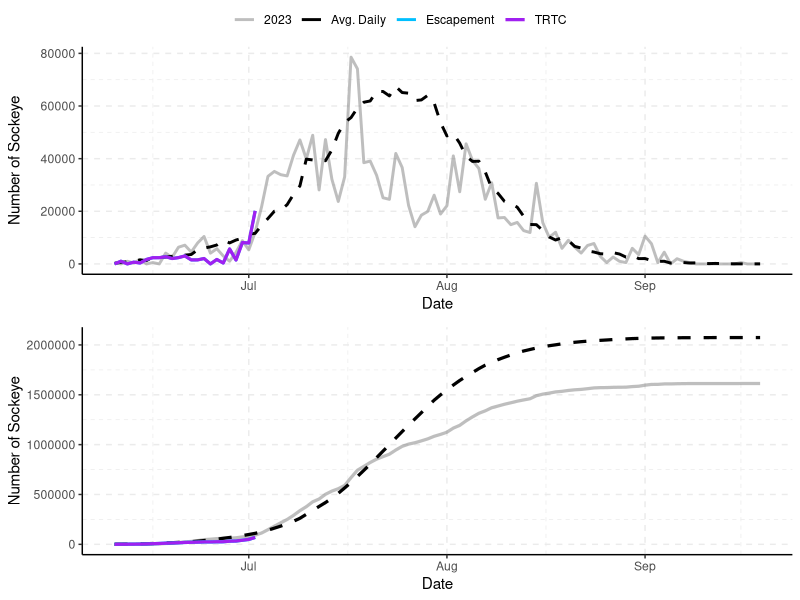
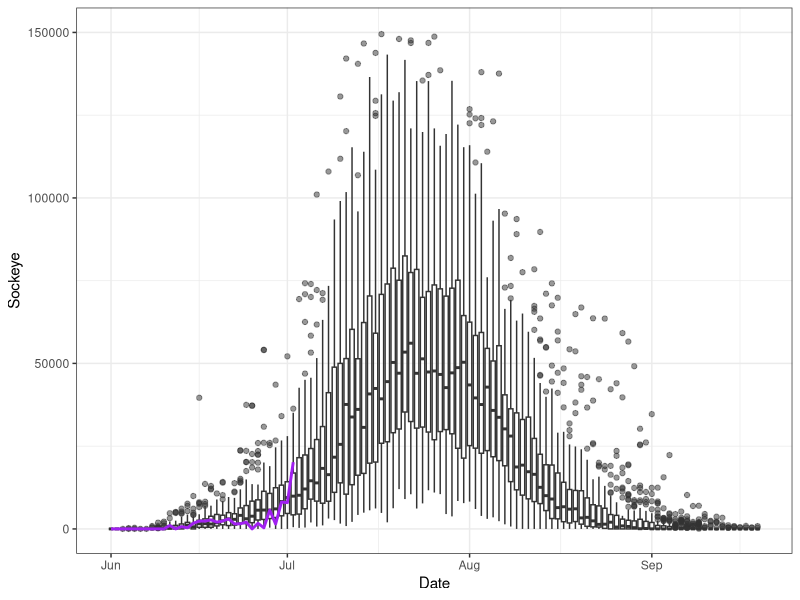
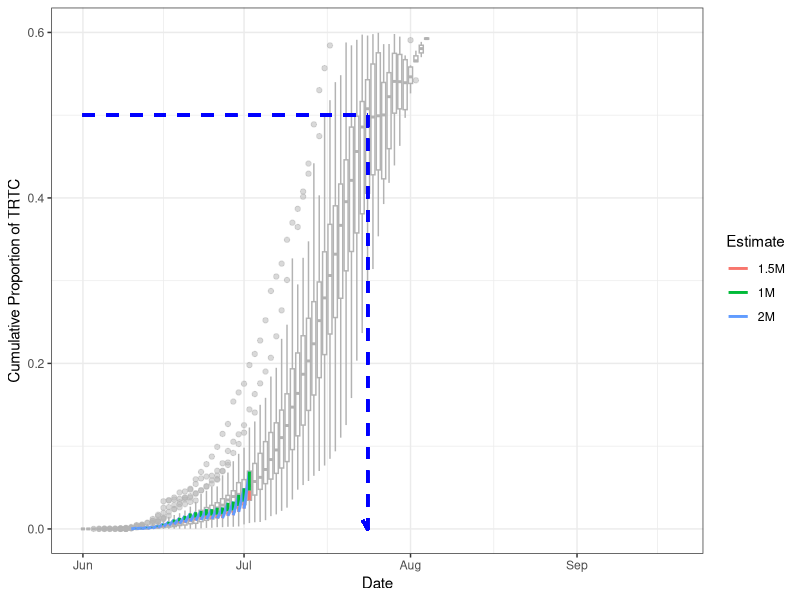
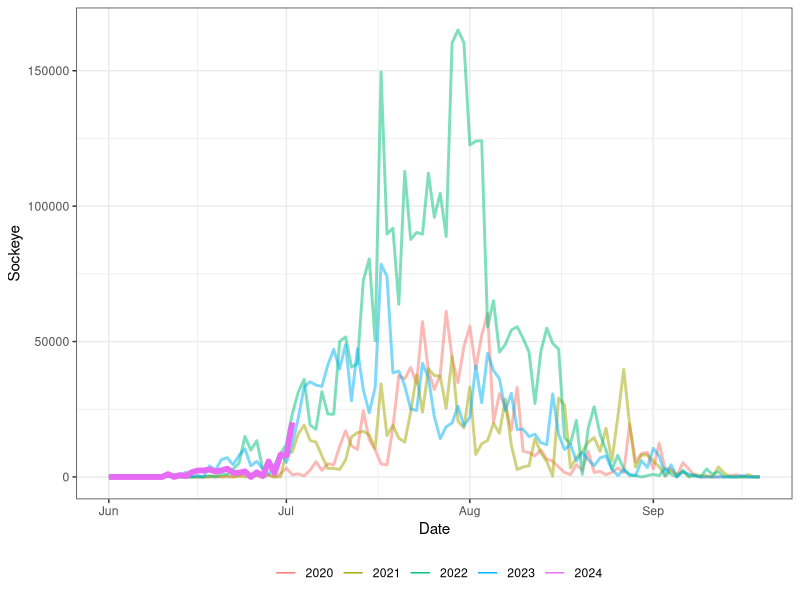
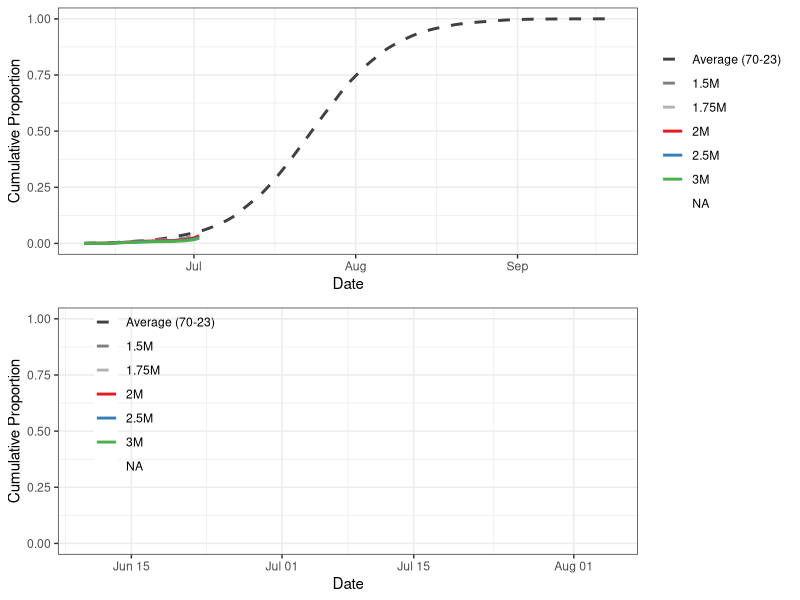
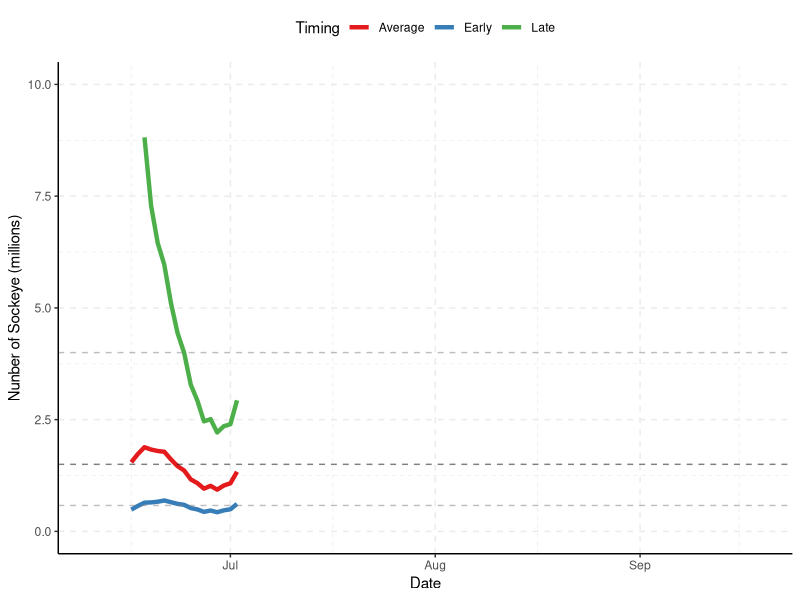
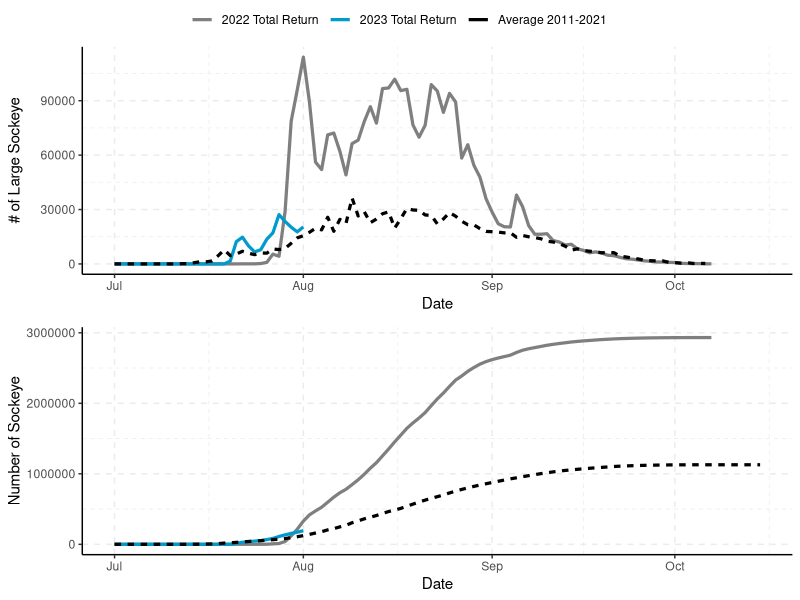
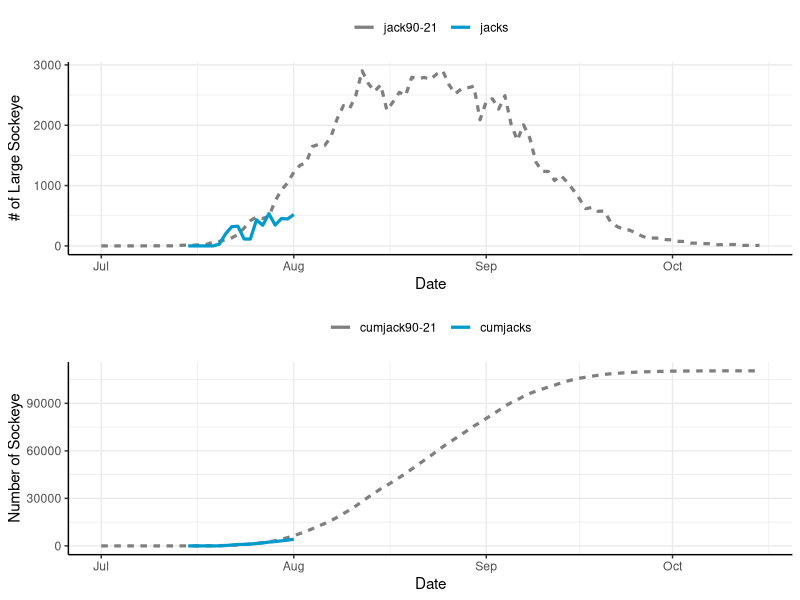

Here is the R script that generated these plots, in order:
## ---- chunk 1
library(tidyverse)
library(data.table)
library(readxl)
library(knitr)
library(ggpubr)
library(kableExtra)

options(scipen=10000)
## ---- chunk 2
data<-read_excel("data/tyee and catch and fence in-season updates 2024.xlsx",sheet="Tyee")
data$Date<-as.Date(data$Date)
## ---- chunk 3
tyee.day<-as.Date("2024-07-02")
tyee.date<-"July 2"
fence.day<-as.Date("2024-07-02")
fence.date<-"July 2"
## ---- chunk 4
i<-match(tyee.day,data$Date)

average<-data$average[i]

e<-data$cumtyee[i]
t<-data$cumtrtc[i]
c<-data$cumcatch[i]

avgper<-round(data$Runtiming[i],3)*100
earlyper<-round(data$Runtiming[i+7],3)*100
lateper<-round(data$Runtiming[i-7],3)*100

#stat2<-data.frame(`Cumulative to Date`=c("Escapement Past Tyee","TRTC (Escapement+Catch)","Catch (preliminary"),`Number of Sockeye`=c(e,t,c))
#kable(stat2,caption=paste0("Cumulative escapement, TRTC, and catch to ",todate,"."))

stat3<-data.frame(`Cumulative to Date`=c("Escapement Past Tyee","TRTC (Escapement+Catch)","Catch (preliminary)"),`Number of Sockeye`=c(e,t,c),
                  `Run Timing`=c("Average","One week early","One week late"),`Percent Through`=c(avgper,earlyper,lateper))

kable(stat3,caption=paste0("Cumulative escapement, TRTC, and catch to ",tyee.date,"."))

## ---- chunk 5
escandtrtcdaily<-data%>%select(Date,Escapement=esctyee,TRTC=`dailytrtc`,`Avg. Daily`=`average70-23`,"2023"=esc23)%>%
  pivot_longer(2:5,values_to="Number of Sockeye",names_to="Type")%>%
  mutate(lt=case_when(Type=="Escapement"|Type=="TRTC"~"2024",
                      Type=="Avg. Daily"~"Average",
                      Type=="2023"~"2023"))

t1<-ggplot(escandtrtcdaily,aes(x=Date,y=`Number of Sockeye`,color=Type,linetype=lt,size=Type,alpha=Type))+
  geom_line()+
  scale_size_manual(values=c(1,1,1,1.1))+
  scale_alpha_manual(values=c(.5,1,1,1))+
  scale_color_manual(values=c("grey50","black","deepskyblue1","purple"))+
  scale_linetype_manual(values=c("solid","solid","dashed"))+
  theme_classic()+
  grids(linetype = "dashed")+
  theme(legend.title = element_blank(),legend.position = "top")+
  guides(linetype="none")


escandtrtccum<-data%>%select(Date,Escapement=cumtyee,TRTC=cumtrtc,`Avg. Cumulative`=`cum70-23`,"2023"=cum23)%>%
  pivot_longer(2:5,values_to="Number of Sockeye",names_to="Type")%>%
  mutate(lt=case_when(Type=="Escapement"|Type=="TRTC"~"2024",
                      Type=="Avg. Cumulative"~"Average",
                      Type=="2023"~"2023"))

t2<-ggplot(escandtrtccum,aes(x=Date,y=`Number of Sockeye`,color=Type,linetype=lt,alpha=Type))+
  geom_line(linewidth=1.1)+
  scale_linetype_manual(values=c("solid","solid","dashed"))+
  scale_size_manual(values=c(1,1,1,1.1))+
  scale_alpha_manual(values=c(.5,1,1,1))+
  scale_color_manual(values=c("grey50","black","deepskyblue1","purple"))+
  theme_classic()+
  grids(linetype = "dashed")+
  theme(legend.title = element_blank(),legend.position = "top")+
  guides(linetype="none")
## ---- chunk 6
#| label: fig-plot
#| echo: false
#| results: asis
#| message: false
#| warning: false
#| fig-cap: "Daily (top) and cumulative (bottom) estimated escapement and TRTC (escapement + adjusted catch) at the Tyee test fishery versus the 1985-2023 average."
#| fig-height: 8

ggarrange(t1,t2,align="v",ncol=1,common.legend = TRUE)

## ---- chunk 7
#| label: fig-daily-boxplot
#| echo: false
#| message: false
#| warning: false
#| fig-cap: "Daily run through Tyee (uncorrected) from 1970-2023. 2024 run is shown in purple."
#| fig-height: 5

daily<-read_excel("data/tyee and catch and fence in-season updates 2024.xlsx",sheet="tyee daily")

gg.daily<-daily%>%
  pivot_longer("1970":"2024",names_to="Year",values_to="Sockeye")%>%
  mutate(Year=as.numeric(Year))

ggplot(gg.daily,aes(x=Date,y=Sockeye,group=Date))+
  geom_boxplot(fill="white",alpha=.5)+
      geom_line(data=gg.daily%>%filter(Year==2024),aes(x=Date,y=Sockeye,group=1),color="purple",linewidth=1)+
  ylim(0,150000)+
  theme_bw()
## ---- chunk 8
#| label: fig-dailt-cumulative-boxplot
#| echo: false
#| message: false
#| warning: false
#| fig-cap: "Daily cumulative proportion of the sockeye run through Tyee (uncorrected) from 1970-2023. The 2024 run estiamtes are shown by the coloured lines. Each line represents the proportion through based on a final season estimate shown in the legend. For example, the red line is based on a final TRTC of 1.5M, with the line showing the cumulative number of sockeye through on each date / 1.5M. Until we have the true final TRTC, we will not be able to calculate the true cumulative proportion. This is done to give an idea of run-timing and whether the pre-season forecast is likely to be close to the in-season estimate. The blue dashed line indicates the long-term average 50% through date."
#| fig-height: 5

dailycum<-read_excel("data/tyee and catch and fence in-season updates 2024.xlsx",sheet="tyee pcum")

gg.daily.pcum<-dailycum%>%select("Date":"2023")%>%
  pivot_longer("1970":"2023",names_to="Year",values_to="Sockeye")%>%
  mutate(Year=as.numeric(Year))

data2<-data.frame(date=data$Date,cumtrtc=data$cumtyee)%>%
  mutate(`1M`=cumtrtc/1000000,
         `1.5M`=cumtrtc/1500000,
         `2M`=cumtrtc/2000000)%>%
  pivot_longer(`1M`:`2M`,names_to="estimate",values_to="p")

ggplot(gg.daily.pcum,aes(x=Date,y=Sockeye,group=Date))+
  geom_boxplot(fill="white",color="grey70",alpha=.5)+
    geom_line(data=data2,aes(x=as.POSIXct(date),y=p,color=estimate,group=1),linewidth=1,lwd=2)+
    geom_segment(aes(x=as.POSIXct("2024-06-01"),y=.5,xend=as.POSIXct("2024-07-24"),yend=.5),color="blue",lwd=1,linetype="dashed")+
  geom_segment(aes(x=as.POSIXct("2024-07-24"),y=.5,xend=as.POSIXct("2024-07-24"),yend=0),color="blue",arrow = arrow(length=unit(.25, 'cm')),lwd=1,linetype="dashed")+
  #ylim(0,150000)+
    theme_bw()+
  ylim(0,.6)+
  labs(color="Estimate",y="Cumulative Proportion of TRTC")

## ---- chunk 9
#| label: fig-tyee2
#| echo: false
#| warning: false
#| message: false
#| fig-cap: "Daily run through Tyee (uncorrected) since 2020. 2024 run is shown in purple."
#| fig-height: 5

gg.daily2<-gg.daily%>%filter(Year>=2020)%>%
  mutate(per=ifelse(Year==2024,"current","past"))

ggplot(gg.daily2,aes(x=Date,y=Sockeye,color=factor(Year),linewidth=per,alpha=per))+
  geom_line()+
  scale_linewidth_manual(values=c(2,1))+
  scale_alpha_manual(values=c(1,.5))+
  theme_bw()+
  guides(alpha="none",linewidth="none")+
  labs(color="")+
  theme(legend.position = "bottom")


## ---- chunk 10
#| label: fig-cumu
#| include: false
#| echo: false
#| message: false
#| warning: false
#| fig-cap: "Cumulative estimated daily proportion of TRTC based on 1985-2021 average."
#| fig-height: 8

i<-match(tyee.day,data$Date)

early<-data$early[i]
average<-data$average[i]
late<-data$late[i]

names(data)

pcum<-data%>%select(Date,cumtrtc,"Average (70-23)"=`pcum70-23`)%>%
  mutate(`1.5M`=cumtrtc/1500000,
         `1.75M`=cumtrtc/1750000,
         `2M`=cumtrtc/2000000,
         `2.5M`=cumtrtc/2500000,
         `3M`=cumtrtc/3000000,
         "Early (70-23)"=lead(`Average (70-23)`,7),
         "Late (70-23)"=lag(`Average (70-23)`,7))%>%
  select(-cumtrtc)%>%
  pivot_longer(2:9,names_to="Type",values_to="cp")%>%
  mutate(Type=factor(Type,levels=c("Early (85-21)","Average (70-23)", "Late (85-21)"
                                   ,"1.5M","1.75M","2M","2.5M","3M")))

cols<-RColorBrewer::brewer.pal(5, "Set1")

g1<-ggplot(pcum,aes(x=Date,y=cp,color=Type,linetype=Type))+
  geom_line(size=1)+
  scale_colour_manual(values=c("grey25","grey50","grey70",cols))+
  scale_linetype_manual(values=c("dashed","dashed","dashed","solid","solid","solid","solid","solid"))+
  theme_bw()+
  labs(y="Cumulative Proportion")+
  theme(legend.title=element_blank(),legend.position.inside=c(.85,.35),legend.background = element_blank())

g2<-ggplot(pcum,aes(x=Date,y=cp,color=Type,linetype=Type))+
  geom_line(size=1)+
  scale_colour_manual(values=c("grey25","grey50","grey70",cols))+
  scale_linetype_manual(values=c("dashed","dashed","dashed","solid","solid","solid","solid","solid"))+
  theme_bw()+
  labs(y="Cumulative Proportion")+
  theme(legend.title=element_blank(),legend.position=c(.17,.65),legend.background = element_blank())+
  ylim(0,1)+
  xlim(as.Date("2023-06-10"),as.Date("2023-08-05"))

ggarrange(g1,g2,align="v",ncol=1)

## ---- chunk 11
#| label: fig-table
#| echo: false
#| results: asis

i<-match(tyee.day,data$Date)

early<-round(data$early[i],0)
average<-round(data$average[i],0)
late<-round(data$late[i],0)

stat1<-data.frame(`Run-Timing`=c("Early","Average","Late"),`Forecasted Final Run Size`=c(early,average,late))

kable(stat1,caption="Forecasted sockeye final TRTC based on 1 week early, average and 1 week late run-timing.")

## ---- chunk 12
#| label: fig-fore
#| echo: false
#| warning: false
#| fig-cap: "Forecasted final TRTC of Skeena sockeye based on the simple scalar run-timing model. The dashed horizontal lines show the median p50 value of the pre-season forecast (black), and the 90% confidence intervals (grey)."
#| fig-height: 4

tyeemodel<-data%>%select(Date,Early=early,Average=average,Late=late)%>%
  pivot_longer(2:4,values_to="Number of Sockeye",names_to="Timing")

ggplot(tyeemodel,aes(x=Date,y=`Number of Sockeye`/10^6,color=Timing))+
  geom_line(size=1.5)+
  labs(y="Nunber of Sockeye (millions)")+
  scale_color_brewer(palette="Set1")+
  theme_classic()+
  ylim(0,10)+
  geom_hline(yintercept=.580,linetype="dashed",alpha=.5,color="grey50")+
  geom_hline(yintercept=1.5,linetype="dashed",alpha=.5,color="black")+
  geom_hline(yintercept=4,linetype="dashed",alpha=.5,color="grey50")+
  grids(linetype = "dashed")+
  theme(legend.position = "top")
## ---- chunk 13
#| echo: false
#| results: asis
#| include: false

fence<-read_excel("data/tyee and catch and fence in-season updates 2023.xlsx",sheet="Babine")
fence$Date<-as.Date(fence$Date)
## ---- chunk 14
#| label: fig-table2
#| echo: false
#| results: asis
#| include: false

i<-match(fence.day,fence$Date)

totalrun<-fence$cumrun[i]
cumjacks<-fence$cumjacks[i]

stat2<-data.frame(`Babine Fence`=c("Large Sockeye","Jacks"),`Total Run`=c(totalrun,cumjacks))

kable(stat2,caption=paste0("Cumulative large sockeye and jacks to Babine River fence to ",fence.date,".")) %>% kable_styling(latex_options = "HOLD_position")

## ---- chunk 15
#| echo: false
#| warning: false
#| include: false

fencedaily<-fence%>%select(Date,`2023 Total Return`=totalrun,`2022 Total Return`=dailyTR.2022,`Average 2011-2021`=`avg11-21`)%>%
  pivot_longer(2:4,values_to="Number of Sockeye",names_to="Type")%>%
  mutate(lt=case_when(Type=="2022 Total Return"|Type=="2023 Total Return"~"Annual",
                      Type=="Average 2011-2021"~"Average"))

b1<-ggplot(fencedaily,aes(x=Date,y=`Number of Sockeye`,color=Type,linetype=lt))+
  geom_line(size=1.1)+
  scale_color_manual(values=c("grey50","deepskyblue3","black"))+
  theme_classic()+
  grids(linetype = "dashed")+
  theme(legend.title = element_blank(),legend.position = "top")+
  guides(linetype="none")+
  labs(y="# of Large Sockeye")

fencecum<-fence%>%select(Date,`2023 Total Return`=cumrun,`Average 2011-2021`=`cumavg11-21`,`2022 Total Return`=cumTR.2022)%>%
  pivot_longer(2:4,values_to="Number of Sockeye",names_to="Type")%>%
  mutate(lt=case_when(Type=="2022 Total Return"|Type=="2023 Total Return"~"Annual",
                      Type=="Average 2011-2021"~"Average"))

b2<-ggplot(fencecum,aes(x=Date,y=`Number of Sockeye`,color=Type,linetype=lt))+
  geom_line(size=1.1)+
  scale_color_manual(values=c("grey50","deepskyblue3","black"))+
  theme_classic()+
  grids(linetype = "dashed")+
  theme(legend.title = element_blank(),legend.position = "top")+
  guides(linetype="none")

## ---- chunk 16
#| label: fig-babine
#| echo: false
#| warning: false
#| fig-cap: "Top panel: Total run to Babine fence for 2023 compared to 2022 (recent highest year) and the average from 2011-2021. Bottom panel: Cumulative estimated run to the Babine fence for 2023 and the average from 2011-2021."
#| include: false
#| fig-height: 5.5

ggarrange(b1,b2,ncol=1,align="v",common.legend = TRUE)

## ---- chunk 17
#| echo: false
#| warning: false
#| include: false

fencejacks<-fence%>%select(Date,jacks=dailytotaljacks,`jack90-21`)%>%
  pivot_longer(2:3,values_to="Number of Sockeye",names_to="Type")%>%
  mutate(lt=case_when(Type=="jacks"~"Annual",
                      Type=="jack90-21"~"Average"))

j1<-ggplot(fencejacks,aes(x=Date,y=`Number of Sockeye`,color=Type,linetype=lt))+
  geom_line(size=1.1)+
  scale_color_manual(values=c("grey50","deepskyblue3","black"))+
  theme_classic()+grids()+
  theme(legend.title = element_blank(),legend.position = "top")+
  guides(linetype="none")+
  labs(y="# of Large Sockeye")

jackscum<-fence%>%select(Date,cumjacks,`cumjack90-21`)%>%
  pivot_longer(2:3,values_to="Number of Sockeye",names_to="Type")%>%
  mutate(lt=case_when(Type=="cumjacks"~"Annual",
                      Type=="cumjack90-21"~"Average"))

j2<-ggplot(jackscum,aes(x=Date,y=`Number of Sockeye`,color=Type,linetype=lt))+
  geom_line(size=1.1)+
  scale_color_manual(values=c("grey50","deepskyblue3","black"))+
  theme_classic()+grids()+
  theme(legend.title = element_blank(),legend.position = "top")+
  guides(linetype="none")

## ---- chunk 18
#| label: fig-cumu_bab
#| echo: false
#| warning: false
#| fig-cap: "Daily (top) and cumulative (bottom) estimated total run of sockeye jacks in 2023 at the Babine Fence versus the 1990-2021 average."
#| include: false
#| fig-height: 6

ggarrange(j1,j2,align="v",ncol=1)

## ---- chunk 19
#| label: fig-diff
#| echo: false
#| fig-cap: "Estimated difference in sockeye between escapement past Tyee and the Babine Fence based on 3 week migration timing, 10% non-Babine stocks, and in-river FSC and demo catch to date. The solid blue line is the escapement past Tyee, the dotted green line is the expected run at the Babine fence, the solid black line is the actual total run at the fence, and the red line is the difference between the black line and green line (fence run - expected run)."
#| include: false
#| fig-height: 6

#Explanation for figure
#This comparison aims to provide a coarse idea on the catchability at Tyee. #The red line in the figure below shows the difference between the escapement #past Tyee and the total run being counted at the Babine Fence, based on some #assumptions. These assumptions include 3 week migration timing, 10% #non-Babine stock composition and a rough estimate of in-river FSC and demo #harvest to date between Tyee and Babine. In 2023 some sockeye were missed #due to the delay from wildfire evacuations, however DFO and LBN staff #indicate that no sockeye were visible below the fence when it was evacuated, #and therefore the number of sockeye missed was probably fairly low. #Additional analysis will be required to provide an estimate of the number of #missed sockeye.

pernonbabine<-.1

ty<-data%>%select(Date, Observed.Tyee=cumtyee)
fe<-fence%>%select(Date,Actual.Fence=cumrun)

inrivercatch<-read_excel("data/tyee and catch and fence in-season updates 2023.xlsx",sheet="inriver catch")
inrivercatch$Date<-as.Date(inrivercatch$Date)

ca<-inrivercatch%>%select(Date,inriver.harvest)

comp<-merge(ty,fe,all=TRUE)%>%merge(ca,all=TRUE)%>%
  mutate(Expected.Babine=lag((1-pernonbabine)*Observed.Tyee,21),
         `Difference @ 3 Weeks`=Actual.Fence-Expected.Babine-inriver.harvest)%>%
  select(-inriver.harvest)%>%
  pivot_longer(2:5,names_to="Count",values_to="Fish")

ggplot(comp,aes(x=Date,y=Fish,color=Count,size=Count,linetype=Count))+
  geom_line()+
  theme_classic()+grids()+
  scale_colour_manual(values=c("black","red","seagreen4","blue"))+
  scale_linetype_manual(values=c("solid","solid","dashed","solid"))+
  scale_size_manual(values=c(2,1,1,1.5))+
  theme(legend.position="top")+
  labs(y="Number of Large Sockeye")+
  ylim(-250000,1500000)

## ---- chunk 20
#| echo: false
#| warning: false
#| include: false

hcr<-data.frame(TRTC=c(0,1050000,2000000,4000000,5000000),
                HR=c(0,0,.2,.4,.4))

p1<-ggplot(hcr,aes(x=TRTC/10^6,y=HR))+
  geom_line(size=1.1)+
  geom_vline(xintercept=average/10^6,linetype="dashed",col="#E41A1C")+
  geom_vline(xintercept=late/10^6,linetype="dashed",col="#4DAF4A")+
  geom_vline(xintercept=early/10^6,linetype="dashed",col="#377EB8")+
  theme_bw()+
  ylim(0,1)+
  labs(y="Canadian Harvest Rate",x="Skeena sockeye return to Canada (millions)")

data<-data%>%rowwise()%>%mutate("TAC-average"=case_when(average<1050000~0,
                          average>=1050000&average<2000000~((average-1050000)/(2000000-1050000)*(.2-.0)+0)*average,
                          average>=2000000&average<4000000~((average-2000000)/(4000000-2000000)*(.4-.2)+.2)*average,
                          average>=4000000~.4*average),
                          "TAC-late"=case_when(late<1050000~0,
                          late>=1050000&late<2000000~((late-1050000)/(2000000-1050000)*(.2-.0)+0)*late,
                          late>=2000000&late<4000000~((late-2000000)/(4000000-2000000)*(.4-.2)+.2)*late,
                          late>=4000000~.4*late),
                          "TAC-early"=case_when(early<1050000~0,
                          early>=1050000&early<2000000~((early-1050000)/(2000000-1050000)*(.2-.0)+0)*early,
                          early>=2000000&early<4000000~((early-2000000)/(4000000-2000000)*(.4-.2)+.2)*early,
                          early>=4000000~.4*early))

ggcatch<-data%>%select(Date,`Cumulative Catch 2023`=cumcatch,
                       `TAC-average`,`TAC-early`,`TAC-late`)%>%
  pivot_longer(2:5,names_to="Catch Type",values_to="Catch")%>%
  filter(Date>"2023-07-01"&Date<"2023-08-15")


p2<-ggplot(ggcatch,aes(x=Date,y=Catch,color=`Catch Type`,size=`Catch Type`,linetype=`Catch Type`))+
  geom_line(size=1.1)+
  scale_color_manual(values=c("black","#E41A1C","#377EB8","#4DAF4A"))+
  scale_size_manual(values=c(2,1,1,1))+
  scale_linetype_manual(values=c("solid","dashed","dashed","dashed"))+
  theme_bw()+
  labs(y="Number of Sockeye")+
  theme(legend.position="top")

catch<-data%>%select(Date,Gillnet=gncatch,Seine=sncatch)%>%
  pivot_longer(2:3,names_to="Gear",values_to="Catch")%>%
    filter(Date>"2023-07-01"&Date<"2023-08-15")

p3<-ggplot(catch,aes(x=Date,y=Catch,fill=Gear))+
  geom_col()+
  scale_fill_brewer(palette="Set1")+
  theme_bw()+
  theme(legend.position="top")

cpue<-data%>%select(Date,gncatch,sncatch,gneffort,sneffort)%>%
  mutate(Gillnet=gncatch/gneffort,Seine=sncatch/sneffort)%>%
  select(Date,Gillnet,Seine)%>%
  pivot_longer(2:3,names_to="Gear",values_to="CPUE")%>%
  filter(Date>"2023-07-01"&Date<"2023-08-15")

p4<-ggplot(cpue,aes(x=Date,y=CPUE,color=Gear))+
  geom_line()+geom_point()+
  scale_color_brewer(palette="Set1")+
  theme_bw()+
  theme(legend.position = "top")+
  labs(y="Sockeye CPUE")+
  expand_limits(y=0)

## ---- chunk 21
#| label: kitwanga
#| echo: false
#| warning: false
#| include: false
## ---- chunk 22
#| label: fig-skeena
#| echo: false
#| warning: false
#| fig-cap: "Top panel: The Skeena sockeye harvest control rule based on TRTC. Bottom panel: Cumulative Area 4 gillnet and seine sockeye catch versus daily estimates of TAC based on early (blue), average (red), and late (green) run-timing from the in-season TRTC model."
#| include: false
#| fig-height: 6

ggarrange(p1,p2,ncol=1,align="v")

## ---- chunk 23
#| label: fig-gill
#| echo: false
#| warning: false
#| fig-cap: "Top panel: Area 4 gillnet and seine sockeye catch. Bottom panel: CPUE of gillnet and seine based on daily catch/daily effort. Note that some values are preliminary."
#| include: false
#| fig-height: 6

ggarrange(p3,p4,ncol=1,align="v")
## ---- chunk 24
#| label: fig-demo
#| echo: false
#| warning: false
#| fig-cap: "Catches of sockeye in First Nations Area 4 demo fisheries."
#| include: false
#| fig-height: 4

demo.data<-read_excel("data/tyee and catch and fence in-season updates 2023.xlsx",sheet="demo catches")
demo.data$date<-as.Date(demo.data$date)

demo.totals<-demo.data%>%group_by(Nation=nation)%>%summarise("Total Demo Sockeye Catch"=sum(pieces))

total.demo.catch=sum(demo.totals$`Total Demo Sockeye Catch`)

total.row<-tibble(Nation="Total","Total Demo Sockeye Catch"=total.demo.catch)

demo.table<-rbind(demo.totals,total.row)

kable(demo.table,caption="Total Area 4 First Nations demo catches of sockeye.")%>%
  row_spec(3,hline_after=T) %>% kable_styling(latex_options = "HOLD_position")

ggplot(demo.data,aes(x=date,y=pieces,fill=nation))+
  geom_col()+
  labs(y="Number of Sockeye",x="Date",fill="Nation")+
  theme_bw()+
  xlim(c(as.Date("2023-07-01"),as.Date("2023-09-01")))


## ---- chunk 25
#| label: fig-other
#| echo: false
#| message: false
#| warning: false
#| fig-cap: "Number of other species caught and released (coho, chinook, chum and steelhead), or kept (pinks)."
#| include: false
#| fig-height: 7

othercatch<-read_excel("data/tyee and catch and fence in-season updates 2023.xlsx",sheet="gncatch")

#oc2<-othercatch%>%pivot_longer(4:10,names_to="Species",values_to="Catch")%>%
#  mutate(cpue=Catch/effort)%>%
#  filter(Date>as.Date("2023-07-05")&Date<as.Date("2023-08-10"))%>%
#  mutate(type=ifelse(Species%in%c("Chinook (Released)","Chum (Released)","Steelhead (Released)","Coho (Released)"),"Released","Kept"))%>%
#  mutate(sp=case_when(Species=="Chinook (Released)"~"Chinook",
#                      Species=="Coho (Released)"~"Coho",
#                      Species=="Pink (Kept)"~"Pink Kept",
#                      Species=="Pink (Released)"~"Pink Rel",
#                      Species=="Chum (Released)"~"Chum",
#                      Species=="Steelhead (Released)"~"Steelhead",
#                      Species=="Sockeye (Kept)"~"Sockeye"))

oc2<-othercatch%>%pivot_longer(4:10,names_to="Species",values_to="Catch")%>%
  mutate(cpue=Catch/effort)%>%
  filter(Date>as.Date("2023-07-05")&Date<as.Date("2023-08-10"))%>%
  mutate(type=ifelse(Species%in%c("Chinook (Released)","Chum (Released)","Steelhead (Released)","Coho (Released)"),"Released","Kept"))%>%
  mutate(sp=case_when(Species=="Chinook (Released)"~"Chinook",
                      Species=="Coho (Released)"~"Coho",
                      Species=="Pink (Kept)"~"Pink",
                      Species=="Pink (Released)"~"Pink",
                      Species=="Chum (Released)"~"Chum",
                      Species=="Steelhead (Released)"~"Steelhead",
                      Species=="Sockeye (Kept)"~"Sockeye"),
         dis=case_when(Species=="Chinook (Released)"~"Released",
                      Species=="Coho (Released)"~"Released",
                      Species=="Pink (Kept)"~"Kept",
                      Species=="Pink (Released)"~"Released",
                      Species=="Chum (Released)"~"Released",
                      Species=="Steelhead (Released)"~"Released",
                      Species=="Sockeye (Kept)"~"Kept"))

#ggplot(oc2,aes(x=Date,y=Catch,color=gear))+
#  geom_line()+geom_point()+
#  theme_classic()+
#  grids()+
#  facet_wrap(~Species,ncol=2,scales="free_y")+
#  theme(legend.position="top")+
#  expand_limits(y=0)

ggplot(oc2,aes(x=Date,y=Catch,color=gear))+
  geom_line()+geom_point()+
  theme_bw()+
  grids()+
  #facet_wrap(~Species,ncol=2,scales="free_y")+
  facet_grid(sp~dis,scales="free_y")+
  theme(legend.position="top")+
  expand_limits(y=0)

## ---- chunk 26
#| label: fig-other_cpue
#| echo: false
#| message: false
#| warning: false
#| fig-cap: "CPUE of other species caught and released (coho, chinook, chum and steelhead), or kept (pinks) by gillnets."
#| include: false
#| fig-height: 7

gncpue<-oc2%>%filter(gear=="gillnet")

ggplot(gncpue,aes(x=Date,y=cpue))+
  geom_line()+geom_point()+
  theme_bw()+
  grids()+
  #facet_wrap(~Species,ncol=2,scales="free_y")+
  facet_grid(sp~dis,scales="free_y")+
  theme(legend.position="top")
## ---- chunk 27
#| label: fig-seine
#| echo: false
#| message: false
#| warning: false
#| fig-cap: "CPUE of other species caught and released (coho, chinook, chum and steelhead), or kept (pinks) by seines."
#| include: false
#| fig-height: 7

sncpue<-oc2%>%filter(gear=="seine")

ggplot(sncpue,aes(x=Date,y=cpue))+
  geom_line()+geom_point()+
  theme_bw()+
  grids()+
  #facet_wrap(~Species,ncol=2,scales="free_y")+
  facet_grid(sp~dis,scales="free_y")+
  theme(legend.position="top")
## ---- chunk 28
#| label: fig-area4
#| echo: false
#| message: false
#| warning: false
#| fig-cap: "Total catch of other species caught and kept or released (coho, pinks, chinook, chum and steelhead) by gillnets and seines in the marine Area 4 commercial fishery."
#| include: false
#| fig-height: 6

oc.total<-oc2%>%group_by(gear,Species=sp,dis)%>%summarise(total=sum(Catch,na.rm=TRUE))

oc.table<-oc.total%>%pivot_wider(names_from=c("gear","dis"),values_from="total")%>%replace(is.na(.),0)

kable(oc.table,caption=paste0("Total catch of coho, chum, chinook, pink and steelhead in the commercial gillent and seine fisheries to ",tyee.date,"."))

ggplot(oc.total,aes(x=Species,y=total,fill=gear))+
  geom_col()+
  scale_color_brewer(palette="Set1")+
  #geom_text(aes(label=total),vjust=-.3,color="black")+
  facet_wrap(~dis,ncol=1,scales="free_y")+
  theme_bw()+
  labs(y="Total Catch",x="Species")+
  scale_y_continuous(expand=c(.1,0))+
  theme(strip.background = element_blank())

## ---- chunk 29
#| echo: false
#| include: false
#| warning: false
#| message: false

rt<-read_excel("data/rt karl.xlsx",sheet="Sheet1")

n=10000

rtm<-data.frame()

for (i in 1:nrow(rt)){
  u<-rt$MeanJulian[i]
  sd<-rt$SD[i]
  
  g<-data.frame(stock=rt$Stock[i],dev=rnorm(n,rt$MeanJulian[i],rt$SD[i]))
  rtm<-rbind(rtm,g)
  
}

#as.numeric(format(as.Date("2022-08-07"), "%j"))

days<-format(seq(as.Date("2022-06-01"),as.Date("2022-09-15"),10),"%b-%d")

rtm2<-rtm%>%filter(dev>=152&dev<=258)%>%group_by(stock)%>%mutate(u=mean(dev))

## ---- chunk 30
#| label: fig-boxp
#| echo: false
#| fig-cap: "Boxplots of stock specific run-timing through Tyee. Based on 2000-2014 data provided by Karl English from updated NBRR work. The filled area of the box represents 50% of the run."
#| warning: false
#| message: false
#| fig-height: 8

ggplot(rtm2,aes(x=dev,y=reorder(stock,dev,FUN=median),fill=stock))+
  geom_boxplot()+
  theme_classic()+grids()+
  scale_y_discrete(limits=rev)+
  guides(fill="none")+
  labs(y="Stock",x="Date",title="Stock run-timing at Tyee based on 2000-2014 GSI",subtitle="NBRR data provided by Karl English July 2022")+
 scale_x_continuous(breaks=seq(152,258,10),labels=days)+
  theme(axis.text.x = element_text(angle=90))

## ---- chunk 31
#| label: fig-hist
#| echo: false
#| fig-cap: "Histograms of stock specific run-timing through Tyee. Based on 2000-2014 data provided by Karl English from updated NBRR work."
#| warning: false
#| message: false
#| fig-height: 8

ggplot(rtm2,aes(x=dev))+
  geom_histogram(aes(fill=stock),binwidth = 5,alpha=.3)+
  facet_grid(reorder(stock,dev,FUN=median)~.,scales="free_y",switch="y")+
  theme_classic()+grids()+
  theme(strip.text.y.left = element_text(angle=0,size=8),
        strip.placement="outside",
        axis.text.y=element_blank(),
        axis.ticks.y=element_blank(),
        strip.background = element_blank(),
        axis.text.x = element_text(angle=90))+
  labs(y="Stock",x="Date",title="Stock run-timing at Tyee based on 2000-2014 GSI",subtitle="NBRR data provided by Karl English July 2022")+
  geom_vline(aes(xintercept=u,color=stock), size=1,alpha=.5)+
  scale_x_continuous(breaks=seq(152,258,10),labels=days)+
  guides(fill="none",color="none")+
  annotate("rect", xmin = 196, xmax = 219, ymin = 0, ymax = Inf,alpha = .2)
  
## ---- chunk 32
#| label: fig-dens
#| echo: false
#| fig-cap: "Density plot of stock specific run-timing through Tyee. Based on 2000-2014 data provided by Karl English from updated NBRR work."
#| warning: false
#| message: false
#| fig-height: 8

ggplot(rtm2,aes(x=dev),color=stock)+
  geom_density(aes(fill=stock),alpha=.3)+
  #scale_fill_brewer(palette="Set1")+
  facet_wrap(~reorder(stock,dev,FUN=median),scales="free_y",ncol=1,strip.position="left")+
  theme_classic()+grids()+
   theme(strip.text.y.left = element_text(angle=0,size=8),
        strip.placement="outside",
        axis.text.y=element_blank(),
        axis.ticks.y=element_blank(),
        axis.ticks.x=element_blank(),
        strip.background = element_blank(),
        axis.text.x = element_text(angle=90),
        plot.caption.position="plot",
        plot.caption=element_text(hjust=.5))+
  geom_vline(aes(xintercept=u,color=stock), size=1,alpha=.5)+
  labs(y="Stock",x="Date",caption="Stock run-timing at Tyee based on average run-timing (2000-2014) plus 3 weeks.\nVertical lines show the mean for each stock, with the 2022 harvest window\nshown by the grey shaded box.\nData from Karl English from NBRR update provided July 2022.")+
  scale_x_continuous(breaks=seq(152,258,10),labels=days)+
  guides(fill="none",color="none")+
   annotate("rect", xmin = 196, xmax = 219, ymin = 0, ymax = Inf,alpha = .2)

#ggsave("Tyee stock run timing.png",dpi=600,height=8,width=7)
## ---- chunk 33
#| include: false

babrt<-rtm%>%filter(stock%in%c("Babine W Early","Babine W Middle","Babine W Late","Babine Pinkut","Babine Fulton"))%>%
  mutate(fencert=dev+21)

days<-format(seq(as.Date("2022-07-01"),as.Date("2022-10-07"),7),"%b-%d")
as.numeric(format(as.Date("2022-10-07"), "%j"))

babrt2<-babrt%>%filter(fencert>=182&fencert<=280)%>%group_by(stock)%>%mutate(med=mean(fencert))

babmed<-babrt%>%group_by(stock)%>%summarise(u=mean(fencert))

ggplot(babrt2,aes(x=fencert))+
  geom_density(aes(fill=stock),alpha=.3)+
  scale_fill_brewer(palette="Set1")+
  facet_wrap(~reorder(stock,dev,FUN=median),scales="free_y",ncol=1,strip.position="left")+
  theme_classic()+grids()+
  theme(strip.text.y.left = element_text(angle=0,size=8),
        strip.placement="outside",
        axis.text.y=element_blank(),
        axis.ticks.y=element_blank(),
        axis.ticks.x=element_blank(),
        strip.background = element_blank(),
        axis.text.x = element_text(angle=90),
        plot.caption.position="plot",
        plot.caption=element_text(hjust=0))+
  geom_vline(aes(xintercept =med,color=stock), size=1,alpha=.5)+
  scale_color_brewer(palette="Set1")+
  labs(y="Stock",x="Date",
  caption="Stock run-timing at Babine fence based on average Tyee run-timing (2000-2014) plus 3 weeks.\nData from Karl English from NBRR update provied July 2022.")+
  scale_x_continuous(breaks=seq(182,280,7),labels=days)+
  guides(fill="none",color="none")

#ggsave("Babine run timing for Donna.png",dpi=600,height=8,width=7)
